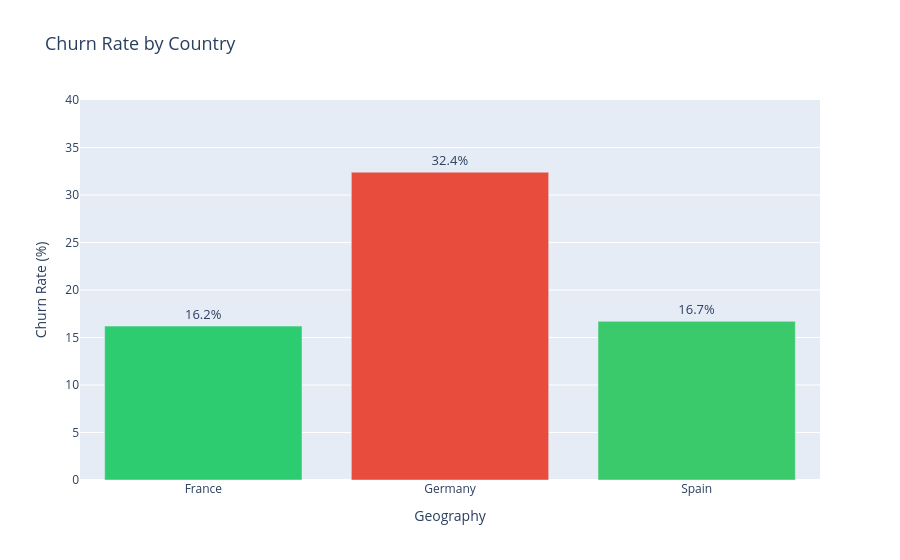

The code cell stored with this chart in its notebook:
### Markdown cell above
### 4.2 Churn by Geography
> **Business question:** Which country has the highest churn rate?

### Code cell
geo = (
    df.groupby("Geography")["Exited"]
    .agg(Churned="sum", Total="count", ChurnRate="mean")
    .reset_index()
)
geo["ChurnRate"] = (geo["ChurnRate"] * 100).round(1)
print(geo.to_string(index=False))

fig = px.bar(
    geo, x="Geography", y="ChurnRate",
    color="ChurnRate",
    color_continuous_scale=["#2ecc71", "#f39c12", "#e74c3c"],
    text=geo["ChurnRate"].apply(lambda x: f"{x}%"),
    title="Churn Rate by Country",
    labels={"ChurnRate": "Churn Rate (%)"}
)
fig.update_traces(textposition="outside", textfont_size=13)
fig.update_layout(coloraxis_showscale=False, title_font_size=18,
                  yaxis_range=[0, 40])
fig.show()

### Figure 1 — Plotly figure (JSON) as saved in the notebook; plotly's stock layout.template omitted (floating-point values rounded to 4 significant figures)
{"data": [{"hovertemplate": "Geography=%{x}<br>Churn Rate (%)=%{marker.color}<br>text=%{text}<extra></extra>", "legendgroup": "", "marker": {"color": [16.2, 32.4, 16.7], "coloraxis": "coloraxis", "pattern": {"shape": ""}}, "name": "", "orientation": "v", "showlegend": false, "text": ["16.2%", "32.4%", "16.7%"], "textfont": {"size": 13}, "textposition": "outside", "type": "bar", "x": ["France", "Germany", "Spain"], "xaxis": "x", "y": [16.2, 32.4, 16.7], "yaxis": "y"}], "layout": {"barmode": "relative", "coloraxis": {"colorbar": {"title": {"text": "Churn Rate (%)"}}, "colorscale": [[0, "#2ecc71"], [0.5, "#f39c12"], [1, "#e74c3c"]], "showscale": false}, "legend": {"tracegroupgap": 0}, "title": {"font": {"size": 18}, "text": "Churn Rate by Country"}, "xaxis": {"anchor": "y", "domain": [0, 1], "title": {"text": "Geography"}}, "yaxis": {"anchor": "x", "domain": [0, 1], "range": [0, 40], "title": {"text": "Churn Rate (%)"}}}}
